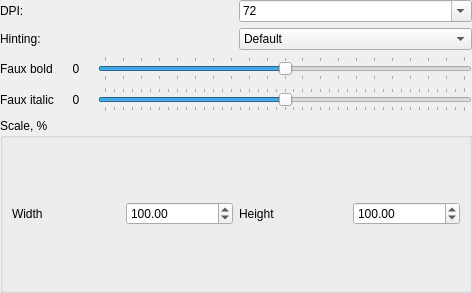
<?xml version="1.0" encoding="UTF-8"?>
<ui version="4.0">
 <class>FontOptionsFrame</class>
 <widget class="QWidget" name="FontOptionsFrame">
  <property name="geometry">
   <rect>
    <x>0</x>
    <y>0</y>
    <width>472</width>
    <height>293</height>
   </rect>
  </property>
  <property name="sizePolicy">
   <sizepolicy hsizetype="Preferred" vsizetype="Minimum">
    <horstretch>0</horstretch>
    <verstretch>0</verstretch>
   </sizepolicy>
  </property>
  <property name="windowTitle">
   <string>Frame</string>
  </property>
  <property name="locale">
   <locale language="English" country="UnitedStates"/>
  </property>
  <layout class="QVBoxLayout" name="verticalLayout">
   <property name="sizeConstraint">
    <enum>QLayout::SetMinimumSize</enum>
   </property>
   <property name="leftMargin">
    <number>0</number>
   </property>
   <property name="topMargin">
    <number>0</number>
   </property>
   <property name="rightMargin">
    <number>0</number>
   </property>
   <property name="bottomMargin">
    <number>0</number>
   </property>
   <item>
    <layout class="QGridLayout" name="gridLayout_4">
     <item row="0" column="0">
      <widget class="QLabel" name="label_5">
       <property name="text">
        <string>DPI:</string>
       </property>
      </widget>
     </item>
     <item row="1" column="0">
      <widget class="QLabel" name="label_7">
       <property name="enabled">
        <bool>true</bool>
       </property>
       <property name="text">
        <string>Hinting:</string>
       </property>
      </widget>
     </item>
     <item row="0" column="1">
      <widget class="QComboBox" name="comboBoxDPI">
       <property name="editable">
        <bool>true</bool>
       </property>
       <item>
        <property name="text">
         <string>72</string>
        </property>
       </item>
       <item>
        <property name="text">
         <string>96</string>
        </property>
       </item>
       <item>
        <property name="text">
         <string>100</string>
        </property>
       </item>
       <item>
        <property name="text">
         <string>110</string>
        </property>
       </item>
       <item>
        <property name="text">
         <string>120</string>
        </property>
       </item>
       <item>
        <property name="text">
         <string>128</string>
        </property>
       </item>
      </widget>
     </item>
     <item row="1" column="1">
      <widget class="QComboBox" name="comboBox_Hinting">
       <property name="enabled">
        <bool>true</bool>
       </property>
       <property name="editable">
        <bool>false</bool>
       </property>
       <property name="currentIndex">
        <number>0</number>
       </property>
       <item>
        <property name="text">
         <string>Default</string>
        </property>
       </item>
       <item>
        <property name="text">
         <string>Disabled</string>
        </property>
       </item>
       <item>
        <property name="text">
         <string>ForceFreetypeAutohinting</string>
        </property>
       </item>
       <item>
        <property name="text">
         <string>DisableFreetypeAutohinting</string>
        </property>
       </item>
      </widget>
     </item>
    </layout>
   </item>
   <item>
    <layout class="QGridLayout" name="gridLayout_3" columnminimumwidth="0,0,0">
     <property name="sizeConstraint">
      <enum>QLayout::SetMinimumSize</enum>
     </property>
     <item row="3" column="2">
      <widget class="QSlider" name="horizontalSliderBold">
       <property name="minimum">
        <number>-10</number>
       </property>
       <property name="maximum">
        <number>10</number>
       </property>
       <property name="pageStep">
        <number>2</number>
       </property>
       <property name="tracking">
        <bool>true</bool>
       </property>
       <property name="orientation">
        <enum>Qt::Horizontal</enum>
       </property>
       <property name="tickPosition">
        <enum>QSlider::TicksBothSides</enum>
       </property>
      </widget>
     </item>
     <item row="3" column="0">
      <widget class="QLabel" name="labelBold_t">
       <property name="text">
        <string>Faux bold</string>
       </property>
       <property name="buddy">
        <cstring>horizontalSliderBold</cstring>
       </property>
      </widget>
     </item>
     <item row="4" column="2">
      <widget class="QSlider" name="horizontalSliderItalic">
       <property name="minimum">
        <number>-20</number>
       </property>
       <property name="maximum">
        <number>20</number>
       </property>
       <property name="orientation">
        <enum>Qt::Horizontal</enum>
       </property>
       <property name="tickPosition">
        <enum>QSlider::TicksBothSides</enum>
       </property>
      </widget>
     </item>
     <item row="4" column="0">
      <widget class="QLabel" name="label_3">
       <property name="text">
        <string>Faux italic</string>
       </property>
       <property name="buddy">
        <cstring>horizontalSliderItalic</cstring>
       </property>
      </widget>
     </item>
     <item row="3" column="1">
      <widget class="QLabel" name="labelBold">
       <property name="minimumSize">
        <size>
         <width>32</width>
         <height>0</height>
        </size>
       </property>
       <property name="text">
        <string>0</string>
       </property>
       <property name="textFormat">
        <enum>Qt::PlainText</enum>
       </property>
       <property name="alignment">
        <set>Qt::AlignCenter</set>
       </property>
      </widget>
     </item>
     <item row="4" column="1">
      <widget class="QLabel" name="labelItalic">
       <property name="minimumSize">
        <size>
         <width>32</width>
         <height>0</height>
        </size>
       </property>
       <property name="text">
        <string>0</string>
       </property>
       <property name="textFormat">
        <enum>Qt::PlainText</enum>
       </property>
       <property name="alignment">
        <set>Qt::AlignCenter</set>
       </property>
      </widget>
     </item>
    </layout>
   </item>
   <item>
    <widget class="QGroupBox" name="groupBox_2">
     <property name="sizePolicy">
      <sizepolicy hsizetype="Preferred" vsizetype="Minimum">
       <horstretch>0</horstretch>
       <verstretch>0</verstretch>
      </sizepolicy>
     </property>
     <property name="title">
      <string>Scale, %</string>
     </property>
     <layout class="QGridLayout" name="gridLayout">
      <item row="0" column="0">
       <widget class="QLabel" name="label_6">
        <property name="text">
         <string>Width</string>
        </property>
        <property name="buddy">
         <cstring>doubleSpinBoxWidth</cstring>
        </property>
       </widget>
      </item>
      <item row="0" column="2">
       <widget class="QLabel" name="label">
        <property name="text">
         <string>Height</string>
        </property>
        <property name="buddy">
         <cstring>doubleSpinBoxHeight</cstring>
        </property>
       </widget>
      </item>
      <item row="0" column="1">
       <widget class="QDoubleSpinBox" name="doubleSpinBoxWidth">
        <property name="alignment">
         <set>Qt::AlignLeading|Qt::AlignLeft|Qt::AlignVCenter</set>
        </property>
        <property name="maximum">
         <double>200.000000000000000</double>
        </property>
        <property name="value">
         <double>100.000000000000000</double>
        </property>
       </widget>
      </item>
      <item row="0" column="3">
       <widget class="QDoubleSpinBox" name="doubleSpinBoxHeight">
        <property name="maximum">
         <double>200.000000000000000</double>
        </property>
        <property name="value">
         <double>100.000000000000000</double>
        </property>
       </widget>
      </item>
     </layout>
    </widget>
   </item>
  </layout>
 </widget>
 <resources/>
 <connections/>
</ui>
